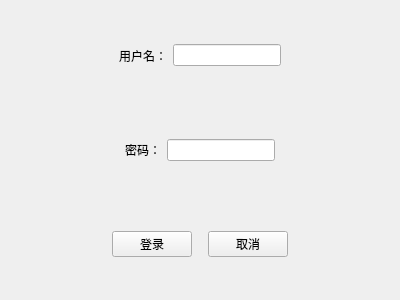
<?xml version="1.0" encoding="UTF-8"?>
<ui version="4.0">
 <class>login</class>
 <widget class="QWidget" name="login">
  <property name="geometry">
   <rect>
    <x>0</x>
    <y>0</y>
    <width>400</width>
    <height>300</height>
   </rect>
  </property>
  <property name="windowTitle">
   <string>Form</string>
  </property>
  <layout class="QVBoxLayout" name="verticalLayout">
   <item>
    <widget class="QWidget" name="widget" native="true">
     <layout class="QHBoxLayout" name="horizontalLayout">
      <item>
       <spacer name="horizontalSpacer_4">
        <property name="orientation">
         <enum>Qt::Horizontal</enum>
        </property>
        <property name="sizeHint" stdset="0">
         <size>
          <width>40</width>
          <height>20</height>
         </size>
        </property>
       </spacer>
      </item>
      <item>
       <widget class="QLabel" name="label">
        <property name="text">
         <string>用户名：</string>
        </property>
       </widget>
      </item>
      <item>
       <widget class="QLineEdit" name="userName"/>
      </item>
      <item>
       <spacer name="horizontalSpacer_5">
        <property name="orientation">
         <enum>Qt::Horizontal</enum>
        </property>
        <property name="sizeHint" stdset="0">
         <size>
          <width>40</width>
          <height>20</height>
         </size>
        </property>
       </spacer>
      </item>
     </layout>
    </widget>
   </item>
   <item>
    <widget class="QWidget" name="widget_4" native="true">
     <layout class="QHBoxLayout" name="horizontalLayout_3">
      <item>
       <spacer name="horizontalSpacer_6">
        <property name="orientation">
         <enum>Qt::Horizontal</enum>
        </property>
        <property name="sizeHint" stdset="0">
         <size>
          <width>40</width>
          <height>20</height>
         </size>
        </property>
       </spacer>
      </item>
      <item>
       <widget class="QLabel" name="label_2">
        <property name="text">
         <string>密码：</string>
        </property>
       </widget>
      </item>
      <item>
       <widget class="QLineEdit" name="userPassword">
        <property name="echoMode">
         <enum>QLineEdit::Password</enum>
        </property>
       </widget>
      </item>
      <item>
       <spacer name="horizontalSpacer_7">
        <property name="orientation">
         <enum>Qt::Horizontal</enum>
        </property>
        <property name="sizeHint" stdset="0">
         <size>
          <width>40</width>
          <height>20</height>
         </size>
        </property>
       </spacer>
      </item>
     </layout>
    </widget>
   </item>
   <item>
    <widget class="QWidget" name="widget_2" native="true">
     <layout class="QHBoxLayout" name="horizontalLayout_2">
      <item>
       <spacer name="horizontalSpacer_2">
        <property name="orientation">
         <enum>Qt::Horizontal</enum>
        </property>
        <property name="sizeHint" stdset="0">
         <size>
          <width>40</width>
          <height>20</height>
         </size>
        </property>
       </spacer>
      </item>
      <item>
       <widget class="QPushButton" name="logBtn">
        <property name="text">
         <string>登录</string>
        </property>
       </widget>
      </item>
      <item>
       <spacer name="horizontalSpacer">
        <property name="orientation">
         <enum>Qt::Horizontal</enum>
        </property>
        <property name="sizeType">
         <enum>QSizePolicy::Fixed</enum>
        </property>
        <property name="sizeHint" stdset="0">
         <size>
          <width>10</width>
          <height>20</height>
         </size>
        </property>
       </spacer>
      </item>
      <item>
       <widget class="QPushButton" name="cancelBtn">
        <property name="text">
         <string>取消</string>
        </property>
       </widget>
      </item>
      <item>
       <spacer name="horizontalSpacer_3">
        <property name="orientation">
         <enum>Qt::Horizontal</enum>
        </property>
        <property name="sizeHint" stdset="0">
         <size>
          <width>40</width>
          <height>20</height>
         </size>
        </property>
       </spacer>
      </item>
     </layout>
    </widget>
   </item>
  </layout>
 </widget>
 <resources/>
 <connections/>
</ui>
